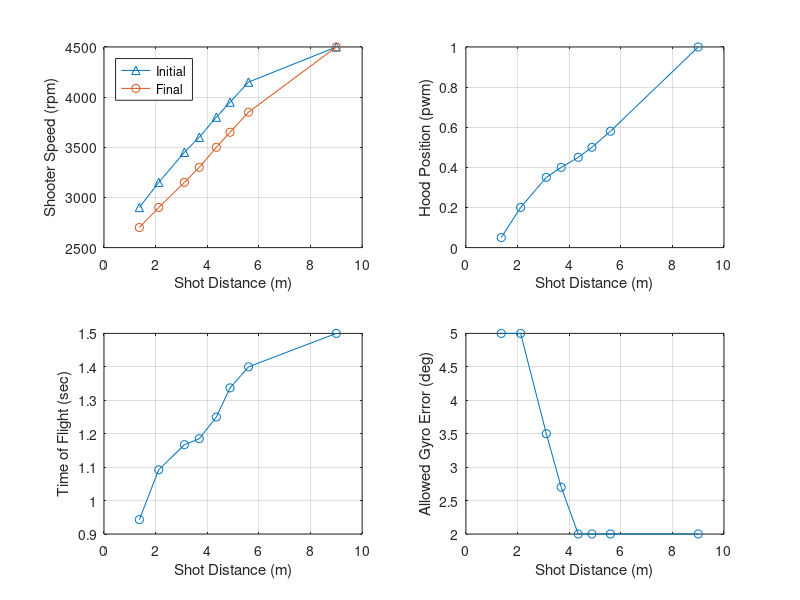

MATLAB code for this plot:
%% Output Overrides
TEST_Output_Override_Flag = 0;
TEST_Transfer_Motor_DC_OV = 0;
TEST_Feeder_Motor_DC_OV = 0;
TEST_Shooter_Motor_DC_Left_OV = 0;
TEST_Shooter_Motor_DC_Center_OV = 0;
TEST_Shooter_Motor_DC_Right_OV = 0;
TEST_Desired_Hood_Enable_OV = 0;
TEST_Desired_Hood_Pos_OV = 0.05;
TEST_Intake_Arm_Motor_DC_OV = 0;
TEST_Intake_Roller_Motor_DC_OV = 0;

%% Field Element Position Data
Field_BlueAllianceZoneX = 182.11*0.0254;            % Meters
Field_RedAllianceZoneX  = (651.22-182.11)*0.0254;    % Meters
Field_Blue_Hub_X        = 182.11*0.0254;             % Meters
Field_Hub_Y             = 158.84*0.0254;             % Meters
Field_Red_Hub_X         = (651.22-182.11)*0.0254;    % Meters
Field_Pass_Y_Top        = (317.69-(49.84/2))*0.0254;
Field_Pass_Y_Bottom     = (49.84/2)*0.0254;
Field_Blue_Pass_X       = (156.61/2)*0.0254;
Field_Red_Pass_X        = (651.22-((156.61/2)))*0.0254;

%% Shooting Control Data
% Targets
Rebuilt_Transfer_Minimum_Factor = 0.8;
Rebuilt_Target_Transfer_Speed = 4000;   % rpm
Rebuilt_Negative_Feeder_Speed = -1000;
Rebuilt_Target_Feeder_Speed = Rebuilt_Target_Transfer_Speed*0.84;  % rpm
% (the 0.84 factor sets feeder belt linear speed to match transfer wheel surface linear speed)
% Assumes 4 inch diameter transfer wheels and 24 tooth pulleys driving the belts

Rebuilt_Shot_Init_Time = 0.4; % Seconds

% Condition Checks
Rebuilt_Shoot_Robot_Velocity_Max = 1.7;   % meter/second
Rebuilt_Shoot_Motor_Max_Error = 100;    % rpm
Rebuilt_Shoot_Hood_Pos_Max_Error = 0.03;    % pwm position

% Check if Hub is Active for Scoring
Time_TeleOp = 160 - 20;
Time_offset = 3;
Time_Transition = 10;
Time_Shift_1 = 35;
Time_Shift_2 = 60;
Time_Shift_3 = 85;
Time_Shift_4 = 110;
Auto_Timer = 30;
Shift_Timer = 25;
End_Game_Timer = 30; 

Rebuilt_Match_Time_TeleOp = Time_TeleOp;
Rebuilt_Match_Time_Transition  = Time_Transition - Time_offset; 
Rebuilt_Match_Time_Shift_1  = Time_Shift_1 - Time_offset; 
Rebuilt_Match_Time_Shift_2  = Time_Shift_2 - Time_offset; 
Rebuilt_Match_Time_Shift_3  = Time_Shift_3 - Time_offset;
Rebuilt_Match_Time_Shift_4  = Time_Shift_4 - Time_offset;
Rebuilt_Match_Time_Auto_Timer  = Auto_Timer - Time_offset;
Rebuilt_Match_Time_Shift_Timer  = Shift_Timer;
Rebuilt_Match_Time_End_Game_Timer = End_Game_Timer + Time_offset; 

clear Time_TeleOp Time_offset Time_Transition Time_Shift_1 Time_Shift_2
clear Time_Shift_3 Time_Shift_4 Auto_Timer Shift_Timer End_Game_Timer

% Iteration error target threshold
Rebuilt_Shoot_Target_Error_Thresh = 0.1;    % Meters

Rebuilt_Des_Gyro_Shoot_Offset = 0;  % Degrees

% Distance (m)
Rebuilt_Shoot_Dist_0 = 1.370;
Rebuilt_Shoot_Dist_1 = 2.120;
Rebuilt_Shoot_Dist_2 = 3.115;
Rebuilt_Shoot_Dist_3 = 3.692;
Rebuilt_Shoot_Dist_4 = 4.353;
Rebuilt_Shoot_Dist_5 = 4.884;
Rebuilt_Shoot_Dist_6 = 5.6;
Rebuilt_Shoot_Dist_7 = 9.0;;

% Desired_Shooter_Motor_Speed Init (rpm)
Rebuilt_Shoot_Shooter_Spd_I_0 = 2900;
Rebuilt_Shoot_Shooter_Spd_I_1 = 3150;
Rebuilt_Shoot_Shooter_Spd_I_2 = 3450;
Rebuilt_Shoot_Shooter_Spd_I_3 = 3600;
Rebuilt_Shoot_Shooter_Spd_I_4 = 3800;  %3850
Rebuilt_Shoot_Shooter_Spd_I_5 = 3950;
Rebuilt_Shoot_Shooter_Spd_I_6 = 4150;
Rebuilt_Shoot_Shooter_Spd_I_7 = 4500;

% Desired_Shooter_Motor_Speed (rpm)
Rebuilt_Shoot_Shooter_Spd_0 = 2700;
Rebuilt_Shoot_Shooter_Spd_1 = 2900;
Rebuilt_Shoot_Shooter_Spd_2 = 3150;
Rebuilt_Shoot_Shooter_Spd_3 = 3300;
Rebuilt_Shoot_Shooter_Spd_4 = 3500;  %3525
Rebuilt_Shoot_Shooter_Spd_5 = 3650;
Rebuilt_Shoot_Shooter_Spd_6 = 3850;
Rebuilt_Shoot_Shooter_Spd_7 = 4500;

% Desired Hood Position (pwm)
Rebuilt_Shoot_Hood_Pos_0 = 0.05;
Rebuilt_Shoot_Hood_Pos_1 = 0.20;
Rebuilt_Shoot_Hood_Pos_2 = 0.35;
Rebuilt_Shoot_Hood_Pos_3 = 0.4;
Rebuilt_Shoot_Hood_Pos_4 = 0.45;
Rebuilt_Shoot_Hood_Pos_5 = 0.5;
Rebuilt_Shoot_Hood_Pos_6 = 0.58;
Rebuilt_Shoot_Hood_Pos_7 = 1;

% Time of Flight (sec)
Rebuilt_Shoot_TOF_0 = 0.943;
Rebuilt_Shoot_TOF_1 = 1.092;
Rebuilt_Shoot_TOF_2 = 1.167;
Rebuilt_Shoot_TOF_3 = 1.185;
Rebuilt_Shoot_TOF_4 = 1.250;
Rebuilt_Shoot_TOF_5 = 1.337;
Rebuilt_Shoot_TOF_6 = 1.4;
Rebuilt_Shoot_TOF_7 = 1.5;

% Allowed Gyro Error (degrees ... convert to radians in model)
Rebuilt_Shoot_Gyro_Err_0 = 5;
Rebuilt_Shoot_Gyro_Err_1 = 5;
Rebuilt_Shoot_Gyro_Err_2 = 3.5;
Rebuilt_Shoot_Gyro_Err_3 = 2.7;
Rebuilt_Shoot_Gyro_Err_4 = 2;
Rebuilt_Shoot_Gyro_Err_5 = 2;
Rebuilt_Shoot_Gyro_Err_6 = 2;
Rebuilt_Shoot_Gyro_Err_7 = 2;

% PLOT TABLES
    plot_dist     = [Rebuilt_Shoot_Dist_0 Rebuilt_Shoot_Dist_1 Rebuilt_Shoot_Dist_2 Rebuilt_Shoot_Dist_3 Rebuilt_Shoot_Dist_4 Rebuilt_Shoot_Dist_5 Rebuilt_Shoot_Dist_6 Rebuilt_Shoot_Dist_7];
    plot_shooter_i= [Rebuilt_Shoot_Shooter_Spd_I_0 Rebuilt_Shoot_Shooter_Spd_I_1 Rebuilt_Shoot_Shooter_Spd_I_2 Rebuilt_Shoot_Shooter_Spd_I_3 Rebuilt_Shoot_Shooter_Spd_I_4 Rebuilt_Shoot_Shooter_Spd_I_5 Rebuilt_Shoot_Shooter_Spd_I_6 Rebuilt_Shoot_Shooter_Spd_I_7];
    plot_shooter  = [Rebuilt_Shoot_Shooter_Spd_0 Rebuilt_Shoot_Shooter_Spd_1 Rebuilt_Shoot_Shooter_Spd_2 Rebuilt_Shoot_Shooter_Spd_3 Rebuilt_Shoot_Shooter_Spd_4 Rebuilt_Shoot_Shooter_Spd_5 Rebuilt_Shoot_Shooter_Spd_6 Rebuilt_Shoot_Shooter_Spd_7];
    plot_hood     = [Rebuilt_Shoot_Hood_Pos_0 Rebuilt_Shoot_Hood_Pos_1 Rebuilt_Shoot_Hood_Pos_2 Rebuilt_Shoot_Hood_Pos_3 Rebuilt_Shoot_Hood_Pos_4 Rebuilt_Shoot_Hood_Pos_5 Rebuilt_Shoot_Hood_Pos_6 Rebuilt_Shoot_Hood_Pos_7];
    plot_tof      = [Rebuilt_Shoot_TOF_0 Rebuilt_Shoot_TOF_1 Rebuilt_Shoot_TOF_2 Rebuilt_Shoot_TOF_3 Rebuilt_Shoot_TOF_4 Rebuilt_Shoot_TOF_5 Rebuilt_Shoot_TOF_6 Rebuilt_Shoot_TOF_7];
    plot_gyro_err = [Rebuilt_Shoot_Gyro_Err_0 Rebuilt_Shoot_Gyro_Err_1 Rebuilt_Shoot_Gyro_Err_2 Rebuilt_Shoot_Gyro_Err_3 Rebuilt_Shoot_Gyro_Err_4 Rebuilt_Shoot_Gyro_Err_5 Rebuilt_Shoot_Gyro_Err_6 Rebuilt_Shoot_Gyro_Err_7];
    
    figure(1)
    subplot(2,2,1), hold off
    plot(plot_dist,plot_shooter_i,'-^')
    hold on
    plot(plot_dist,plot_shooter,'-o')
    xlabel('Shot Distance (m)')
    ylabel('Shooter Speed (rpm)')
    grid on
    legend('Initial','Final','Location','northwest')
    
    subplot(2,2,2)
    plot(plot_dist,plot_hood,'-o')
    xlabel('Shot Distance (m)')
    ylabel('Hood Position (pwm)')
    grid on
    
    subplot(2,2,3)
    plot(plot_dist,plot_tof,'-o')
    xlabel('Shot Distance (m)')
    ylabel('Time of Flight (sec)')
    grid on
    
    subplot(2,2,4)
    plot(plot_dist,plot_gyro_err,'-o')
    xlabel('Shot Distance (m)')
    ylabel('Allowed Gyro Error (deg)')
    grid on
    
    % need to clear from workspace so not included in code generation
    clear plot_dist plot_shooter plot_hood plot_tof plot_gyro_err

% Control Parameters to Calculate Duty Cycle
Rebuilt_Feeder_Motor_Gain_FF = 1/7854;

Rebuilt_Transfer_Motor_Gain_FF = 1/7854;
Rebuilt_Transfer_Motor_Gain_P = 0.0001;
Rebuilt_Transfer_Motor_Gain_I = 0.001*0.02;
Rebuilt_Transfer_Error_Integral_Enable = 300;

Rebuilt_Shooter_Motor_Gain_FF = 1/6048;
Rebuilt_Shooter_Motor_Gain_P = 0.001;
Rebuilt_Shooter_Motor_Gain_I = 0.001*0.02;
Rebuilt_Shooter_Error_Integral_Enable = 300;

% Hood Position Servo Properties
Rebuilt_Hood_Servo_Pos_Min = 0.05;
Rebuilt_Hood_Servo_Pos_Max = 1;
Rebuilt_Hood_Servo_Rate_Limit_Inc = 32/50*0.02;   % no load 32 mm/sec, total stroke 50 mm
Rebuilt_Hood_Servo_Rate_Limit_Dec = -Rebuilt_Hood_Servo_Rate_Limit_Inc;

%% Intake
Rebuilt_Intake_Des_Angle_In = -40;
Rebuilt_Intake_Meas_In_Disable = -20;   % disable motor when angle is less than this value and the desired anle is the in angle
Rebuilt_Intake_Meas_Out_Disable = 80;   % disable motor when angle is more than this value and the desired anle is the out angle
Rebuilt_Intake_Des_Angle_Out = 90;

Rebuilt_Intake_Cycle_Angle_In = 0;
Rebuilt_Intake_Cycle_Angle_Out = 70;

Rebuilt_Intake_RL_Inc =  3;
Rebuilt_Intake_RL_Dec = -3;

Rebuilt_Intake_Arm_Gain_P = 0.01*0;
Rebuilt_Intake_Arm_Gain_D = 0;

Rebuilt_Roller_Desired_Speed = 4500;
Rebuilt_Roller_Motor_Gain_FF = 1/7854;
Rebuilt_Roller_Motor_Gain_P = 0.0001;
Rebuilt_Roller_Motor_Gain_I = 0.001*0.02;
Rebuilt_Roller_Error_Integral_Enable = 300;
